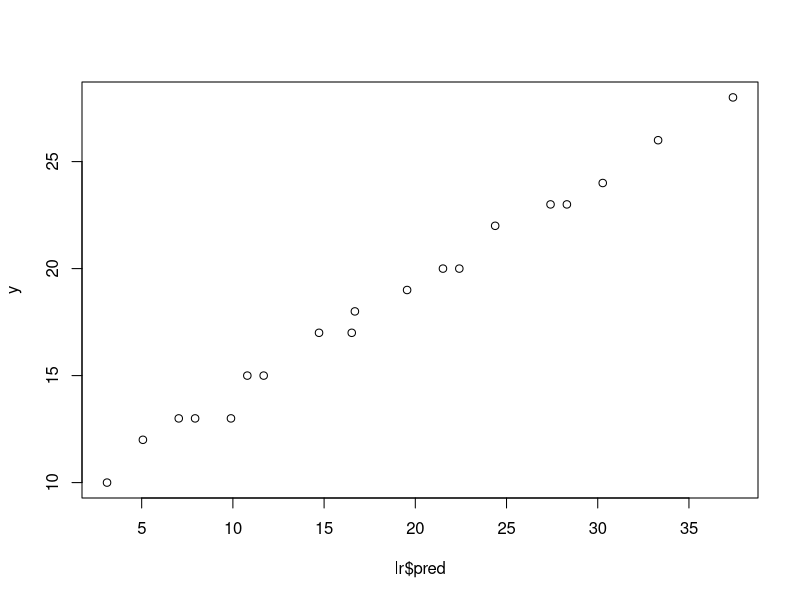
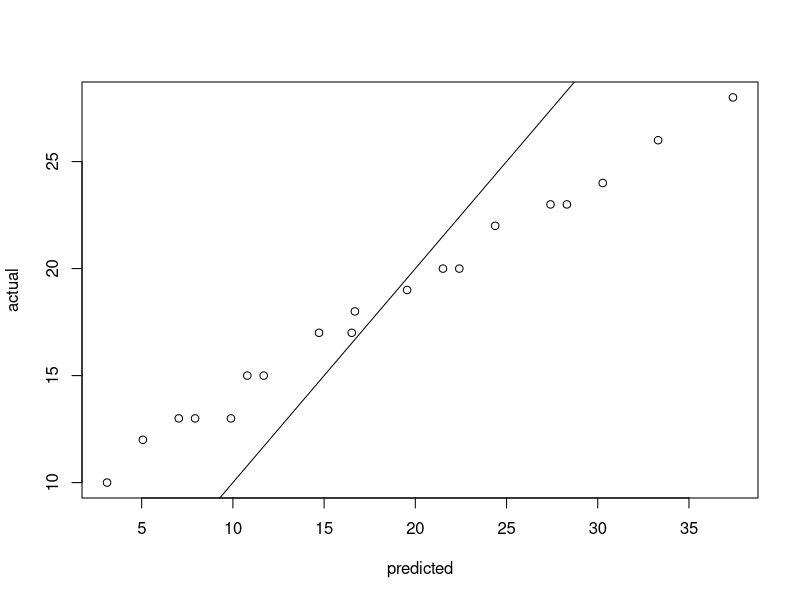

The R script that drew these images, in order:
setwd("C:\\Users\\gaura\\OneDrive\\Documents\\DA_Final_Lab")
lr<-read.csv("2.csv",header=TRUE,sep=",")
lr

x1 <- lr$experience
x2 <- lr$training
y <- lr$publications

X1 <- mean(x1)
X2 <- mean(x2)
Y <- mean(y)

num1 = sum((x1-X1)*(y-Y))
dem1 = sum((x1-X1)^2)
b1 = num1/dem1
b1

num2 = sum((x2-X2)*(y-Y))
dem2 = sum((x2-X2)^2)
b2 = num2/dem2
b2

b0 = Y - b1*X1 - b2*X2
b0

lr$pred = b0 + b1*x1 + b2*x2
lr


rss = sum((y-lr$pred)^2)
rss
tss = sum((y-Y)^2)
tss
rse = sqrt(rss/(nrow(lr)-2))
rse
se = 1 -  (rss/tss)
se

mod1 <-lm(y~x1+x2,data=lr)
summary(mod1)
lr$pred2 <- predict(mod1,data.frame(x1=c(x1),x2=c(x2)))
                                     
lr
summary(lr)
plot(lr$pred,y)
plot(lr$pred,y,xlab="predicted",ylab="actual")
abline(a=0,b=1)
